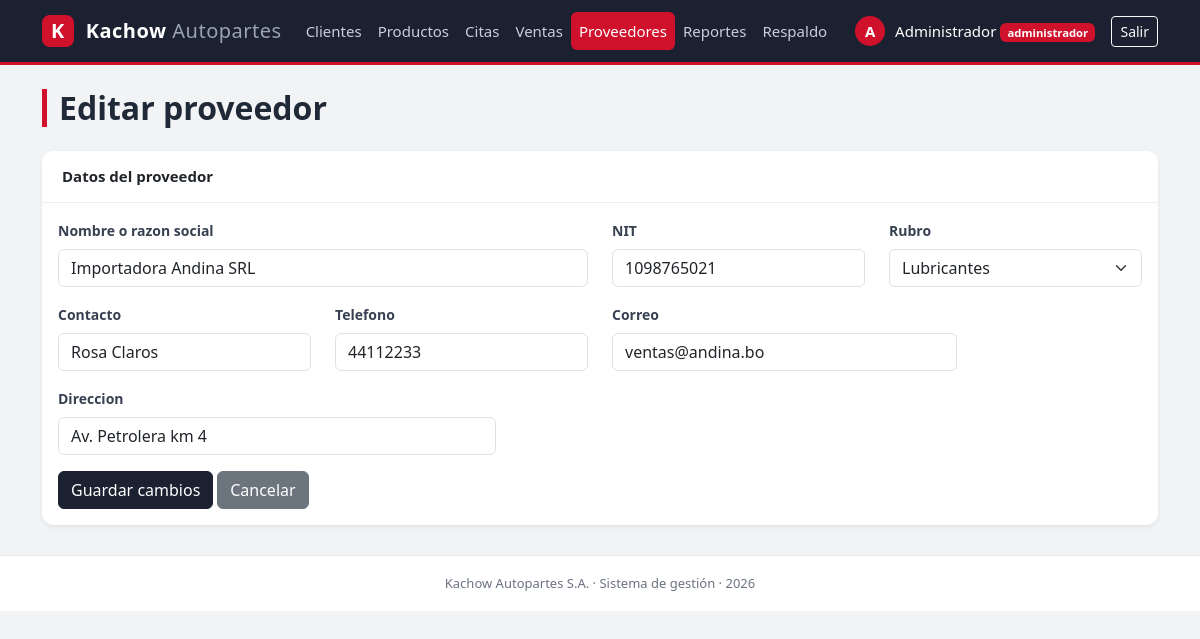
/proveedores_editar.php?id=1 (signed in), run on the app's committed database.
### tables this page shows
create table proveedores (
    id int auto_increment primary key,
    nombre varchar(120) not null,
    nit varchar(20) not null,
    rubro varchar(40) not null,
    contacto varchar(100),
    telefono varchar(20),
    correo varchar(100),
    direccion varchar(150)
);

### rubros.php (called while the page is built)
<?php
    $rubros = array("Llantas", "Motores", "Frenos", "Suspension", "Electricos", "Plasticos", "Lubricantes", "Accesorios");
?>

### proveedores_editar.php (the view, shortened to what this page needs)
<?php
    include("conexion.php");
    include("rubros.php");
    $id = intval($_GET['id']);
    $resultado = mysqli_query($conexion, "select * from proveedores where id=$id");
    $proveedor = mysqli_fetch_assoc($resultado);
    include("menu.php");
?>
    <h2 class="mb-4">Editar proveedor</h2>
    <div class="card shadow-sm">
        <div class="card-header bg-white fw-bold">Datos del proveedor</div>
        <div class="card-body">
            <form action="proveedores_actualizar.php" method="POST">
                <div class="row">
                    <div class="col-md-6 mb-3">
                        <label class="form-label">Nombre o razon social</label>
                        <input type="text" name="nombre" class="form-control" maxlength="120"
                               value="<?php echo htmlspecialchars($proveedor['nombre']); ?>" required>
                    </div>
                    <div class="col-md-3 mb-3">
                        <label class="form-label">NIT</label>
                        <input type="text" name="nit" class="form-control" maxlength="15"
                               pattern="[0-9]{5,15}" title="Solo numeros, entre 5 y 15"
                               value="<?php echo htmlspecialchars($proveedor['nit']); ?>" required>
                    </div>
                    <div class="col-md-3 mb-3">
                        <label class="form-label">Rubro</label>
                        <select name="rubro" class="form-select" required>
                            <?php foreach($rubros as $r){ ?>
                                <option value="<?php echo $r; ?>"
                                    <?php if($r == $proveedor['rubro']){ echo "selected"; } ?>><?php echo $r; ?></option>
                            <?php } ?>
                        </select>
                    </div>
                    <div class="col-md-3 mb-3">
                        <label class="form-label">Contacto</label>
                        <input type="text" name="contacto" class="form-control" maxlength="100"
                               value="<?php echo htmlspecialchars($proveedor['contacto']); ?>">
                    </div>
                    <div class="col-md-3 mb-3">
                        <label class="form-label">Telefono</label>
                        <input type="text" name="telefono" class="form-control" maxlength="8"
                               pattern="[0-9]{7,8}" title="7 u 8 numeros"
                               value="<?php echo htmlspecialchars($proveedor['telefono']); ?>">
                    </div>
                    <div class="col-md-4 mb-3">
                        <label class="form-label">Correo</label>
                        <input type="email" name="correo" class="form-control" maxlength="100"
                               value="<?php echo htmlspecialchars($proveedor['correo']); ?>">
                    </div>
                    <div class="col-md-5 mb-3">
                        <label class="form-label">Direccion</label>
                        <input type="text" name="direccion" class="form-control" maxlength="150"
                               value="<?php echo htmlspecialchars($proveedor['direccion']); ?>">
                    </div>
                </div>
                <button type="submit" class="btn btn-primary">Guardar cambios</button>
                <a href="proveedores.php" class="btn btn-secondary">Cancelar</a>
            </form>
        </div>
    </div>
<?php include("pie.php"); ?>

### estilos.css (style rules this page uses)
body { background-color: #f2f3f5; color: #1f2937; font-family: "Segoe UI", Roboto, "Helvetica Neue", Arial, sans-serif; font-size: 15px; }
.contenido h2 { font-weight: 700; border-left: 5px solid #d0112b; padding-left: 12px; }
.card { border: none; border-radius: 12px; margin-bottom: 20px; }
.card-header { padding: 14px 20px; border-bottom: 1px solid #eceef1; font-weight: 600; }
.card-header:first-child { border-radius: 12px 12px 0 0; }
.btn-primary { --bs-btn-bg: #1b2130; --bs-btn-border-color: #1b2130; --bs-btn-hover-bg: #d0112b; --bs-btn-hover-border-color: #d0112b; --bs-btn-active-bg: #a80d22; --bs-btn-active-border-color: #a80d22; }
.form-label { font-size: 14px; font-weight: 600; color: #374151; }

### data on the page
proveedores: nombre "Importadora Andina SRL", nit "1098765021", rubro "Lubricantes", contacto "Rosa Claros", telefono "44112233", correo "ventas@andina.bo", direccion "Av. Petrolera km 4"

### other printed values
substr($_SESSION['nombre'], 0, 1) "A"
$_SESSION['nombre'] "Administrador"
$_SESSION['rol'] "administrador"
